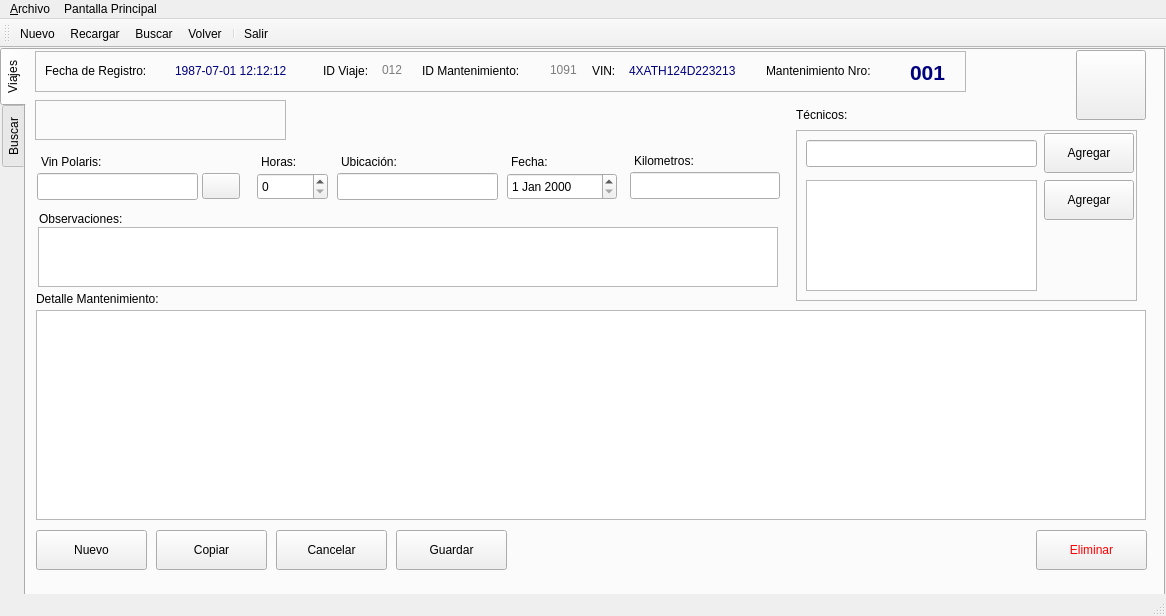
<?xml version="1.0" encoding="UTF-8"?>
<ui version="4.0">
 <class>frmViaje</class>
 <widget class="QMainWindow" name="frmViaje">
  <property name="geometry">
   <rect>
    <x>0</x>
    <y>0</y>
    <width>1166</width>
    <height>616</height>
   </rect>
  </property>
  <property name="acceptDrops">
   <bool>true</bool>
  </property>
  <property name="windowTitle">
   <string>Viajes Mantenimientos</string>
  </property>
  <property name="windowIcon">
   <iconset resource="polaris.qrc">
    <normaloff>:/Icons/icons/gear.png</normaloff>:/Icons/icons/gear.png</iconset>
  </property>
  <property name="documentMode">
   <bool>false</bool>
  </property>
  <property name="tabShape">
   <enum>QTabWidget::Rounded</enum>
  </property>
  <widget class="QWidget" name="centralwidget">
   <widget class="QTabWidget" name="tabWidget">
    <property name="geometry">
     <rect>
      <x>0</x>
      <y>0</y>
      <width>1165</width>
      <height>1040</height>
     </rect>
    </property>
    <property name="toolTip">
     <string notr="true"/>
    </property>
    <property name="tabPosition">
     <enum>QTabWidget::West</enum>
    </property>
    <property name="currentIndex">
     <number>0</number>
    </property>
    <property name="iconSize">
     <size>
      <width>16</width>
      <height>16</height>
     </size>
    </property>
    <property name="documentMode">
     <bool>false</bool>
    </property>
    <property name="tabsClosable">
     <bool>false</bool>
    </property>
    <property name="movable">
     <bool>true</bool>
    </property>
    <widget class="QWidget" name="tab_form">
     <attribute name="icon">
      <iconset>
       <normalon>:/Icons/icons/flag_black.png</normalon>
      </iconset>
     </attribute>
     <attribute name="title">
      <string>Viajes</string>
     </attribute>
     <widget class="QFrame" name="frame">
      <property name="geometry">
       <rect>
        <x>9</x>
        <y>1</y>
        <width>931</width>
        <height>41</height>
       </rect>
      </property>
      <property name="frameShape">
       <enum>QFrame::StyledPanel</enum>
      </property>
      <property name="frameShadow">
       <enum>QFrame::Raised</enum>
      </property>
      <widget class="QLabel" name="lbl_id_viajea">
       <property name="geometry">
        <rect>
         <x>288</x>
         <y>10</y>
         <width>61</width>
         <height>20</height>
        </rect>
       </property>
       <property name="text">
        <string>ID Viaje:</string>
       </property>
      </widget>
      <widget class="QLabel" name="lbl_id_viajeb">
       <property name="geometry">
        <rect>
         <x>347</x>
         <y>4</y>
         <width>41</width>
         <height>31</height>
        </rect>
       </property>
       <property name="toolTip">
        <string>Identificador del Viaje</string>
       </property>
       <property name="text">
        <string>&lt;html&gt;&lt;head/&gt;&lt;body&gt;&lt;p&gt;&lt;span style=&quot; color:#7c7c7c;&quot;&gt;012&lt;/span&gt;&lt;/p&gt;&lt;/body&gt;&lt;/html&gt;</string>
       </property>
      </widget>
      <widget class="QLabel" name="lbl_fecha_registroa">
       <property name="geometry">
        <rect>
         <x>10</x>
         <y>10</y>
         <width>131</width>
         <height>20</height>
        </rect>
       </property>
       <property name="text">
        <string>Fecha de Registro:</string>
       </property>
      </widget>
      <widget class="QLabel" name="lbl_fecha_registrob">
       <property name="geometry">
        <rect>
         <x>140</x>
         <y>10</y>
         <width>151</width>
         <height>20</height>
        </rect>
       </property>
       <property name="toolTip">
        <string>Fecha de Registro en el sistema</string>
       </property>
       <property name="text">
        <string>&lt;html&gt;&lt;head/&gt;&lt;body&gt;&lt;p&gt;&lt;span style=&quot; color:#00007f;&quot;&gt;1987-07-01 12:12:12&lt;/span&gt;&lt;/p&gt;&lt;/body&gt;&lt;/html&gt;</string>
       </property>
      </widget>
      <widget class="QLabel" name="lbl_fecha_registroa_2">
       <property name="geometry">
        <rect>
         <x>557</x>
         <y>10</y>
         <width>31</width>
         <height>20</height>
        </rect>
       </property>
       <property name="text">
        <string>VIN:</string>
       </property>
      </widget>
      <widget class="QLabel" name="lbl_fecha_registrob_2">
       <property name="geometry">
        <rect>
         <x>594</x>
         <y>10</y>
         <width>151</width>
         <height>20</height>
        </rect>
       </property>
       <property name="toolTip">
        <string>Fecha de Registro en el sistema</string>
       </property>
       <property name="text">
        <string>&lt;html&gt;&lt;head/&gt;&lt;body&gt;&lt;p&gt;&lt;span style=&quot; color:#00007f;&quot;&gt;4XATH124D223213&lt;/span&gt;&lt;/p&gt;&lt;/body&gt;&lt;/html&gt;</string>
       </property>
      </widget>
      <widget class="QLabel" name="lbl_id_viajea_2">
       <property name="geometry">
        <rect>
         <x>731</x>
         <y>10</y>
         <width>141</width>
         <height>20</height>
        </rect>
       </property>
       <property name="text">
        <string>Mantenimiento Nro:</string>
       </property>
      </widget>
      <widget class="QLabel" name="lbl_id_viajeb_2">
       <property name="geometry">
        <rect>
         <x>875</x>
         <y>6</y>
         <width>41</width>
         <height>31</height>
        </rect>
       </property>
       <property name="toolTip">
        <string>Identificador del Viaje</string>
       </property>
       <property name="text">
        <string>&lt;html&gt;&lt;head/&gt;&lt;body&gt;&lt;p&gt;&lt;span style=&quot; font-size:16pt; font-weight:600; color:#00007f;&quot;&gt;001&lt;/span&gt;&lt;/p&gt;&lt;/body&gt;&lt;/html&gt;</string>
       </property>
      </widget>
      <widget class="QLabel" name="lbl_id_viajea_3">
       <property name="geometry">
        <rect>
         <x>387</x>
         <y>10</y>
         <width>127</width>
         <height>20</height>
        </rect>
       </property>
       <property name="text">
        <string>ID Mantenimiento:</string>
       </property>
      </widget>
      <widget class="QLabel" name="lbl_id_viajeb_3">
       <property name="geometry">
        <rect>
         <x>515</x>
         <y>4</y>
         <width>41</width>
         <height>31</height>
        </rect>
       </property>
       <property name="toolTip">
        <string>Identificador del Viaje</string>
       </property>
       <property name="text">
        <string>&lt;html&gt;&lt;head/&gt;&lt;body&gt;&lt;p&gt;&lt;span style=&quot; color:#7c7c7c;&quot;&gt;1091&lt;/span&gt;&lt;/p&gt;&lt;/body&gt;&lt;/html&gt;</string>
       </property>
      </widget>
     </widget>
     <widget class="QLabel" name="lbl_fecha_salida">
      <property name="geometry">
       <rect>
        <x>15</x>
        <y>103</y>
        <width>81</width>
        <height>17</height>
       </rect>
      </property>
      <property name="text">
       <string>Vin Polaris:</string>
      </property>
     </widget>
     <widget class="QLabel" name="lbl_informea">
      <property name="geometry">
       <rect>
        <x>10</x>
        <y>240</y>
        <width>161</width>
        <height>17</height>
       </rect>
      </property>
      <property name="text">
       <string>Detalle Mantenimiento:</string>
      </property>
     </widget>
     <widget class="QPushButton" name="btn_guardar">
      <property name="geometry">
       <rect>
        <x>370</x>
        <y>480</y>
        <width>111</width>
        <height>40</height>
       </rect>
      </property>
      <property name="text">
       <string>Guardar</string>
      </property>
      <property name="icon">
       <iconset resource="polaris.qrc">
        <normaloff>:/Icons/icons/filesave.png</normaloff>:/Icons/icons/filesave.png</iconset>
      </property>
     </widget>
     <widget class="QPushButton" name="btn_cancelar">
      <property name="geometry">
       <rect>
        <x>250</x>
        <y>480</y>
        <width>111</width>
        <height>40</height>
       </rect>
      </property>
      <property name="text">
       <string>Cancelar</string>
      </property>
      <property name="icon">
       <iconset>
        <normaloff>:/Icons/icons/button_cancel.png</normaloff>
        <normalon>:/Icons/icons/mail_delete.png</normalon>:/Icons/icons/button_cancel.png</iconset>
      </property>
     </widget>
     <widget class="QPushButton" name="btn_copiar">
      <property name="geometry">
       <rect>
        <x>130</x>
        <y>480</y>
        <width>111</width>
        <height>40</height>
       </rect>
      </property>
      <property name="text">
       <string>Copiar</string>
      </property>
      <property name="icon">
       <iconset>
        <normaloff>:/Icons/icons/document_multiple.png</normaloff>
        <normalon>:/Icons/icons/editpaste.png</normalon>:/Icons/icons/document_multiple.png</iconset>
      </property>
     </widget>
     <widget class="QPushButton" name="btn_nuevo">
      <property name="geometry">
       <rect>
        <x>10</x>
        <y>480</y>
        <width>111</width>
        <height>40</height>
       </rect>
      </property>
      <property name="text">
       <string>Nuevo</string>
      </property>
      <property name="icon">
       <iconset>
        <normalon>:/Icons/icons/filenew.png</normalon>
       </iconset>
      </property>
     </widget>
     <widget class="QPushButton" name="btn_home">
      <property name="geometry">
       <rect>
        <x>1050</x>
        <y>0</y>
        <width>70</width>
        <height>70</height>
       </rect>
      </property>
      <property name="toolTip">
       <string>Regreasar al Panel de Control</string>
      </property>
      <property name="text">
       <string/>
      </property>
      <property name="icon">
       <iconset>
        <normalon>:/Icons/icons/folder_home2.png</normalon>
       </iconset>
      </property>
      <property name="iconSize">
       <size>
        <width>56</width>
        <height>56</height>
       </size>
      </property>
     </widget>
     <widget class="QPushButton" name="btn_primero">
      <property name="geometry">
       <rect>
        <x>17</x>
        <y>50</y>
        <width>41</width>
        <height>41</height>
       </rect>
      </property>
      <property name="toolTip">
       <string comment="Primer Registro">&lt;html&gt;&lt;head/&gt;&lt;body&gt;&lt;p&gt;Primer Registro&lt;/p&gt;&lt;/body&gt;&lt;/html&gt;</string>
      </property>
      <property name="text">
       <string/>
      </property>
      <property name="icon">
       <iconset>
        <normalon>:/Icons/icons/start.png</normalon>
       </iconset>
      </property>
      <property name="iconSize">
       <size>
        <width>32</width>
        <height>32</height>
       </size>
      </property>
      <property name="autoDefault">
       <bool>false</bool>
      </property>
      <property name="default">
       <bool>false</bool>
      </property>
      <property name="flat">
       <bool>true</bool>
      </property>
     </widget>
     <widget class="QPushButton" name="btn_anterior">
      <property name="geometry">
       <rect>
        <x>67</x>
        <y>50</y>
        <width>41</width>
        <height>41</height>
       </rect>
      </property>
      <property name="toolTip">
       <string>&lt;html&gt;&lt;head/&gt;&lt;body&gt;&lt;p&gt;Registro Anterior&lt;/p&gt;&lt;/body&gt;&lt;/html&gt;</string>
      </property>
      <property name="text">
       <string/>
      </property>
      <property name="icon">
       <iconset>
        <normalon>:/Icons/icons/previous.png</normalon>
       </iconset>
      </property>
      <property name="iconSize">
       <size>
        <width>32</width>
        <height>32</height>
       </size>
      </property>
      <property name="autoDefault">
       <bool>false</bool>
      </property>
      <property name="default">
       <bool>false</bool>
      </property>
      <property name="flat">
       <bool>true</bool>
      </property>
     </widget>
     <widget class="QPushButton" name="btn_siguiente">
      <property name="geometry">
       <rect>
        <x>157</x>
        <y>50</y>
        <width>41</width>
        <height>41</height>
       </rect>
      </property>
      <property name="toolTip">
       <string>&lt;html&gt;&lt;head/&gt;&lt;body&gt;&lt;p&gt;Siguiente Registro&lt;/p&gt;&lt;/body&gt;&lt;/html&gt;</string>
      </property>
      <property name="text">
       <string/>
      </property>
      <property name="icon">
       <iconset>
        <normalon>:/Icons/icons/forward.png</normalon>
       </iconset>
      </property>
      <property name="iconSize">
       <size>
        <width>32</width>
        <height>32</height>
       </size>
      </property>
      <property name="autoDefault">
       <bool>false</bool>
      </property>
      <property name="default">
       <bool>false</bool>
      </property>
      <property name="flat">
       <bool>true</bool>
      </property>
     </widget>
     <widget class="QPushButton" name="btn_ultimo">
      <property name="geometry">
       <rect>
        <x>207</x>
        <y>50</y>
        <width>41</width>
        <height>41</height>
       </rect>
      </property>
      <property name="toolTip">
       <string>Último Registro</string>
      </property>
      <property name="text">
       <string/>
      </property>
      <property name="icon">
       <iconset>
        <normalon>:/Icons/icons/finish.png</normalon>
       </iconset>
      </property>
      <property name="iconSize">
       <size>
        <width>32</width>
        <height>32</height>
       </size>
      </property>
      <property name="autoDefault">
       <bool>false</bool>
      </property>
      <property name="default">
       <bool>false</bool>
      </property>
      <property name="flat">
       <bool>true</bool>
      </property>
     </widget>
     <widget class="QPushButton" name="btn_recargar">
      <property name="geometry">
       <rect>
        <x>117</x>
        <y>50</y>
        <width>41</width>
        <height>41</height>
       </rect>
      </property>
      <property name="toolTip">
       <string>Recargar</string>
      </property>
      <property name="text">
       <string/>
      </property>
      <property name="icon">
       <iconset>
        <normalon>:/Icons/icons/reload.png</normalon>
       </iconset>
      </property>
      <property name="iconSize">
       <size>
        <width>40</width>
        <height>40</height>
       </size>
      </property>
      <property name="autoDefault">
       <bool>false</bool>
      </property>
      <property name="default">
       <bool>false</bool>
      </property>
      <property name="flat">
       <bool>true</bool>
      </property>
     </widget>
     <widget class="QFrame" name="frame_2">
      <property name="geometry">
       <rect>
        <x>9</x>
        <y>50</y>
        <width>251</width>
        <height>40</height>
       </rect>
      </property>
      <property name="frameShape">
       <enum>QFrame::StyledPanel</enum>
      </property>
      <property name="frameShadow">
       <enum>QFrame::Raised</enum>
      </property>
     </widget>
     <widget class="QPushButton" name="btn_eliminar">
      <property name="geometry">
       <rect>
        <x>1010</x>
        <y>480</y>
        <width>111</width>
        <height>40</height>
       </rect>
      </property>
      <property name="styleSheet">
       <string notr="true">color: rgb(255, 0, 0);

</string>
      </property>
      <property name="text">
       <string>Eliminar</string>
      </property>
      <property name="icon">
       <iconset>
        <normaloff>:/Icons/icons/button_cancel.png</normaloff>
        <normalon>:/Icons/icons/user_trash.png</normalon>:/Icons/icons/button_cancel.png</iconset>
      </property>
     </widget>
     <widget class="QTableWidget" name="tbl_resultados_2">
      <property name="geometry">
       <rect>
        <x>10</x>
        <y>260</y>
        <width>1110</width>
        <height>210</height>
       </rect>
      </property>
      <property name="toolTip">
       <string>Resultados Búsqueda</string>
      </property>
     </widget>
     <widget class="QLineEdit" name="lineEdit">
      <property name="geometry">
       <rect>
        <x>11</x>
        <y>123</y>
        <width>161</width>
        <height>27</height>
       </rect>
      </property>
     </widget>
     <widget class="QPushButton" name="btn_buscar_2">
      <property name="geometry">
       <rect>
        <x>176</x>
        <y>123</y>
        <width>38</width>
        <height>26</height>
       </rect>
      </property>
      <property name="text">
       <string/>
      </property>
      <property name="icon">
       <iconset>
        <normalon>:/Icons/icons/kfind.png</normalon>
       </iconset>
      </property>
     </widget>
     <widget class="QLabel" name="lbl_vehi_planif_2">
      <property name="geometry">
       <rect>
        <x>235</x>
        <y>103</y>
        <width>50</width>
        <height>17</height>
       </rect>
      </property>
      <property name="text">
       <string>Horas:</string>
      </property>
      <property name="buddy">
       <cstring>cmb_vehiculos_planificados</cstring>
      </property>
     </widget>
     <widget class="QSpinBox" name="cmb_vehiculos_planificados">
      <property name="geometry">
       <rect>
        <x>231</x>
        <y>123</y>
        <width>71</width>
        <height>27</height>
       </rect>
      </property>
      <property name="maximum">
       <number>99</number>
      </property>
     </widget>
     <widget class="QLabel" name="lbl_fecha_salida_2">
      <property name="geometry">
       <rect>
        <x>315</x>
        <y>103</y>
        <width>81</width>
        <height>17</height>
       </rect>
      </property>
      <property name="text">
       <string>Ubicación:</string>
      </property>
     </widget>
     <widget class="QLineEdit" name="lineEdit_2">
      <property name="geometry">
       <rect>
        <x>311</x>
        <y>123</y>
        <width>161</width>
        <height>27</height>
       </rect>
      </property>
     </widget>
     <widget class="QDateEdit" name="cmb_fecha_salida">
      <property name="geometry">
       <rect>
        <x>481</x>
        <y>123</y>
        <width>110</width>
        <height>27</height>
       </rect>
      </property>
     </widget>
     <widget class="QLabel" name="lbl_fecha_salida_3">
      <property name="geometry">
       <rect>
        <x>485</x>
        <y>103</y>
        <width>50</width>
        <height>17</height>
       </rect>
      </property>
      <property name="text">
       <string>Fecha:</string>
      </property>
      <property name="buddy">
       <cstring>cmb_fecha_salida</cstring>
      </property>
     </widget>
     <widget class="QLabel" name="lbl_fecha_salida_4">
      <property name="geometry">
       <rect>
        <x>608</x>
        <y>102</y>
        <width>81</width>
        <height>17</height>
       </rect>
      </property>
      <property name="text">
       <string>Kilometros:</string>
      </property>
     </widget>
     <widget class="QLineEdit" name="lineEdit_3">
      <property name="geometry">
       <rect>
        <x>604</x>
        <y>122</y>
        <width>150</width>
        <height>27</height>
       </rect>
      </property>
     </widget>
     <widget class="QPlainTextEdit" name="plainTextEdit">
      <property name="geometry">
       <rect>
        <x>12</x>
        <y>177</y>
        <width>740</width>
        <height>60</height>
       </rect>
      </property>
     </widget>
     <widget class="QLabel" name="lbl_fecha_salida_5">
      <property name="geometry">
       <rect>
        <x>13</x>
        <y>160</y>
        <width>100</width>
        <height>17</height>
       </rect>
      </property>
      <property name="text">
       <string>Observaciones:</string>
      </property>
     </widget>
     <widget class="QFrame" name="frame_3">
      <property name="geometry">
       <rect>
        <x>770</x>
        <y>80</y>
        <width>341</width>
        <height>171</height>
       </rect>
      </property>
      <property name="frameShape">
       <enum>QFrame::StyledPanel</enum>
      </property>
      <property name="frameShadow">
       <enum>QFrame::Raised</enum>
      </property>
      <widget class="QListView" name="listView">
       <property name="geometry">
        <rect>
         <x>10</x>
         <y>50</y>
         <width>231</width>
         <height>111</height>
        </rect>
       </property>
      </widget>
      <widget class="QLineEdit" name="lineEdit_4">
       <property name="geometry">
        <rect>
         <x>10</x>
         <y>10</y>
         <width>231</width>
         <height>27</height>
        </rect>
       </property>
      </widget>
      <widget class="QPushButton" name="btn_detalle_gastos_2">
       <property name="geometry">
        <rect>
         <x>248</x>
         <y>3</y>
         <width>90</width>
         <height>40</height>
        </rect>
       </property>
       <property name="text">
        <string>Agregar</string>
       </property>
       <property name="icon">
        <iconset resource="polaris.qrc">
         <normaloff>:/Icons/icons/view_pim_tasks.png</normaloff>
         <normalon>:/Icons/icons/view_pim_tasks.png</normalon>:/Icons/icons/view_pim_tasks.png</iconset>
       </property>
      </widget>
      <widget class="QPushButton" name="btn_detalle_gastos_3">
       <property name="geometry">
        <rect>
         <x>248</x>
         <y>50</y>
         <width>90</width>
         <height>40</height>
        </rect>
       </property>
       <property name="text">
        <string>Agregar</string>
       </property>
       <property name="icon">
        <iconset resource="polaris.qrc">
         <normaloff>:/Icons/icons/view_pim_tasks.png</normaloff>
         <normalon>:/Icons/icons/view_pim_tasks.png</normalon>:/Icons/icons/view_pim_tasks.png</iconset>
       </property>
      </widget>
     </widget>
     <widget class="QLabel" name="lbl_fecha_salida_6">
      <property name="geometry">
       <rect>
        <x>770</x>
        <y>55</y>
        <width>81</width>
        <height>20</height>
       </rect>
      </property>
      <property name="text">
       <string>Técnicos:</string>
      </property>
     </widget>
     <zorder>frame_2</zorder>
     <zorder>frame</zorder>
     <zorder>lbl_fecha_salida</zorder>
     <zorder>lbl_informea</zorder>
     <zorder>btn_guardar</zorder>
     <zorder>btn_cancelar</zorder>
     <zorder>btn_copiar</zorder>
     <zorder>btn_nuevo</zorder>
     <zorder>btn_home</zorder>
     <zorder>btn_primero</zorder>
     <zorder>btn_anterior</zorder>
     <zorder>btn_siguiente</zorder>
     <zorder>btn_ultimo</zorder>
     <zorder>btn_recargar</zorder>
     <zorder>btn_eliminar</zorder>
     <zorder>tbl_resultados_2</zorder>
     <zorder>lineEdit</zorder>
     <zorder>btn_buscar_2</zorder>
     <zorder>lbl_vehi_planif_2</zorder>
     <zorder>cmb_vehiculos_planificados</zorder>
     <zorder>lbl_fecha_salida_2</zorder>
     <zorder>lineEdit_2</zorder>
     <zorder>cmb_fecha_salida</zorder>
     <zorder>lbl_fecha_salida_3</zorder>
     <zorder>lbl_fecha_salida_4</zorder>
     <zorder>lineEdit_3</zorder>
     <zorder>plainTextEdit</zorder>
     <zorder>lbl_fecha_salida_5</zorder>
     <zorder>frame_3</zorder>
     <zorder>lbl_fecha_salida_6</zorder>
    </widget>
    <widget class="QWidget" name="tab_search">
     <attribute name="icon">
      <iconset>
       <normalon>:/Icons/icons/find.png</normalon>
      </iconset>
     </attribute>
     <attribute name="title">
      <string>Buscar</string>
     </attribute>
     <widget class="QTableWidget" name="tbl_resultados">
      <property name="geometry">
       <rect>
        <x>7</x>
        <y>70</y>
        <width>767</width>
        <height>360</height>
       </rect>
      </property>
      <property name="toolTip">
       <string>Resultados Búsqueda</string>
      </property>
     </widget>
     <widget class="QLineEdit" name="txt_criterio">
      <property name="geometry">
       <rect>
        <x>349</x>
        <y>30</y>
        <width>301</width>
        <height>27</height>
       </rect>
      </property>
      <property name="toolTip">
       <string>Ingrese un criterio de búsqueda basado en el operador</string>
      </property>
     </widget>
     <widget class="QComboBox" name="cmb_columna">
      <property name="geometry">
       <rect>
        <x>7</x>
        <y>30</y>
        <width>171</width>
        <height>27</height>
       </rect>
      </property>
      <property name="toolTip">
       <string>Seleccione una columna por la que desea buscar</string>
      </property>
     </widget>
     <widget class="QComboBox" name="cmb_operador">
      <property name="geometry">
       <rect>
        <x>189</x>
        <y>30</y>
        <width>149</width>
        <height>27</height>
       </rect>
      </property>
      <item>
       <property name="text">
        <string>Es Igual a...</string>
       </property>
      </item>
      <item>
       <property name="text">
        <string>Contiene...</string>
       </property>
      </item>
      <item>
       <property name="text">
        <string>Empieza Con...</string>
       </property>
      </item>
      <item>
       <property name="text">
        <string>Termina en...</string>
       </property>
      </item>
      <item>
       <property name="text">
        <string>No tiene...</string>
       </property>
      </item>
      <item>
       <property name="text">
        <string>Diferente de...</string>
       </property>
      </item>
     </widget>
     <widget class="QLabel" name="label_9">
      <property name="geometry">
       <rect>
        <x>9</x>
        <y>10</y>
        <width>93</width>
        <height>17</height>
       </rect>
      </property>
      <property name="text">
       <string>Columna:</string>
      </property>
     </widget>
     <widget class="QLabel" name="label_10">
      <property name="geometry">
       <rect>
        <x>192</x>
        <y>10</y>
        <width>79</width>
        <height>17</height>
       </rect>
      </property>
      <property name="text">
       <string>Operador:</string>
      </property>
     </widget>
     <widget class="QLabel" name="label_11">
      <property name="geometry">
       <rect>
        <x>351</x>
        <y>10</y>
        <width>101</width>
        <height>17</height>
       </rect>
      </property>
      <property name="text">
       <string>Criterio:</string>
      </property>
     </widget>
     <widget class="QPushButton" name="btn_buscar">
      <property name="geometry">
       <rect>
        <x>660</x>
        <y>20</y>
        <width>111</width>
        <height>40</height>
       </rect>
      </property>
      <property name="text">
       <string>Buscar</string>
      </property>
      <property name="icon">
       <iconset>
        <normalon>:/Icons/icons/kfind.png</normalon>
       </iconset>
      </property>
     </widget>
     <widget class="QPushButton" name="btn_monstrar">
      <property name="geometry">
       <rect>
        <x>533</x>
        <y>440</y>
        <width>240</width>
        <height>40</height>
       </rect>
      </property>
      <property name="text">
       <string>Mostrar</string>
      </property>
      <property name="icon">
       <iconset>
        <normalon>:/Icons/icons/apply.png</normalon>
       </iconset>
      </property>
     </widget>
    </widget>
   </widget>
  </widget>
  <widget class="QMenuBar" name="menubar">
   <property name="geometry">
    <rect>
     <x>0</x>
     <y>0</y>
     <width>1166</width>
     <height>25</height>
    </rect>
   </property>
   <property name="nativeMenuBar">
    <bool>true</bool>
   </property>
   <widget class="QMenu" name="menuArchivo">
    <property name="title">
     <string>&amp;Archivo</string>
    </property>
    <addaction name="actionNuevo"/>
    <addaction name="actionRecargar"/>
    <addaction name="action_Buscar"/>
    <addaction name="separator"/>
    <addaction name="action_Salir"/>
    <addaction name="separator"/>
   </widget>
   <widget class="QMenu" name="menuPantalla_Principal">
    <property name="title">
     <string>Pantalla Principal</string>
    </property>
    <addaction name="action_Volver"/>
   </widget>
   <addaction name="menuArchivo"/>
   <addaction name="menuPantalla_Principal"/>
  </widget>
  <widget class="QStatusBar" name="statusbar"/>
  <widget class="QToolBar" name="toolBar">
   <property name="windowTitle">
    <string>toolBar</string>
   </property>
   <attribute name="toolBarArea">
    <enum>TopToolBarArea</enum>
   </attribute>
   <attribute name="toolBarBreak">
    <bool>false</bool>
   </attribute>
   <addaction name="actionNuevo"/>
   <addaction name="actionRecargar"/>
   <addaction name="action_Buscar"/>
   <addaction name="action_Volver"/>
   <addaction name="separator"/>
   <addaction name="action_Salir"/>
  </widget>
  <action name="actionNuevo">
   <property name="icon">
    <iconset>
     <normalon>:/Icons/icons/accessories_text_editor.png</normalon>
    </iconset>
   </property>
   <property name="text">
    <string>&amp;Nuevo</string>
   </property>
   <property name="toolTip">
    <string>Nuevo</string>
   </property>
   <property name="shortcut">
    <string>Ctrl+N</string>
   </property>
  </action>
  <action name="action_Salir">
   <property name="icon">
    <iconset>
     <normalon>:/Icons/icons/exit.png</normalon>
    </iconset>
   </property>
   <property name="text">
    <string>&amp;Salir</string>
   </property>
   <property name="toolTip">
    <string>Salir</string>
   </property>
   <property name="shortcut">
    <string>Ctrl+S</string>
   </property>
  </action>
  <action name="action_Buscar">
   <property name="icon">
    <iconset>
     <normalon>:/Icons/icons/kfind.png</normalon>
    </iconset>
   </property>
   <property name="text">
    <string>&amp;Buscar</string>
   </property>
   <property name="toolTip">
    <string>Buscar</string>
   </property>
   <property name="shortcut">
    <string>Ctrl+B</string>
   </property>
  </action>
  <action name="action_Volver">
   <property name="icon">
    <iconset>
     <normalon>:/Icons/icons/folder_home2.png</normalon>
    </iconset>
   </property>
   <property name="text">
    <string>&amp;Volver</string>
   </property>
   <property name="toolTip">
    <string>Panel de Control</string>
   </property>
   <property name="shortcut">
    <string>F10</string>
   </property>
  </action>
  <action name="actionRecargar">
   <property name="icon">
    <iconset>
     <normalon>:/Icons/icons/reload.png</normalon>
    </iconset>
   </property>
   <property name="text">
    <string>&amp;Recargar</string>
   </property>
   <property name="toolTip">
    <string>Recargar</string>
   </property>
   <property name="shortcut">
    <string>F5</string>
   </property>
  </action>
 </widget>
 <tabstops>
  <tabstop>tabWidget</tabstop>
 </tabstops>
 <resources>
  <include location="polaris.qrc"/>
 </resources>
 <connections/>
</ui>
